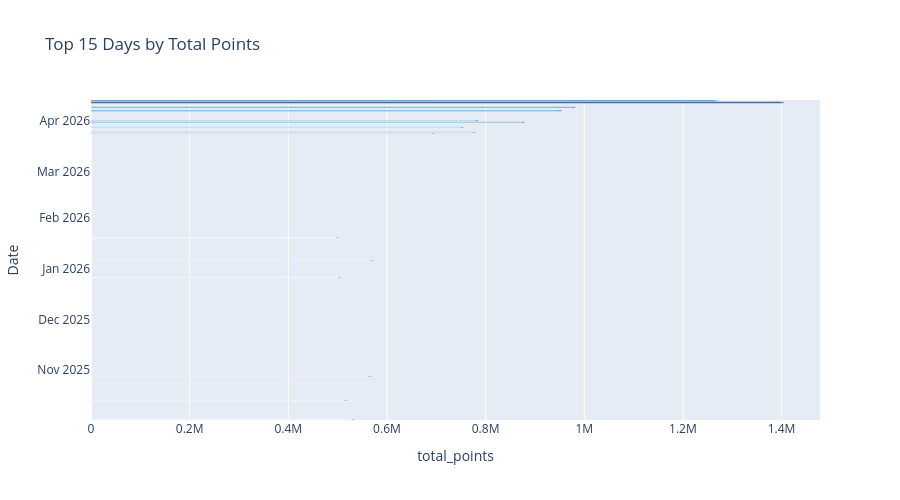

Write notebook code for a chart like this one.
### Markdown cell above
## 5. Best Days & Activity Heatmap

### Code cell
top_days = (
    df
    .group_by("date_completed")
    .agg([
        pl.col("points").sum().alias("total_points"),
        pl.len().alias("raids"),
    ])
    .sort("total_points", descending=True)
    .head(15)
    .sort("total_points")
)

fig = px.bar(
    top_days.to_pandas(),
    x="total_points",
    y=top_days["date_completed"].cast(pl.Utf8).to_list(),
    orientation="h",
    text="raids",
    title="Top 15 Days by Total Points",
    labels={"x": "Total Points", "y": "Date"},
    color="total_points",
    color_continuous_scale="Blues",
)
fig.update_traces(texttemplate="%{text} raids", textposition="inside")
fig.update_layout(height=500, coloraxis_showscale=False)
fig.show()

### Figure 1 — Plotly figure (JSON) as saved in the notebook; plotly's stock layout.template omitted (floating-point values rounded to 4 significant figures)
{"data": [{"hovertemplate": "total_points=%{marker.color}<br>Date=%{y}<br>raids=%{text}<extra></extra>", "legendgroup": "", "marker": {"color": [501932, 505982, 518670, 533362, 568467, 571428, 696131, 754575, 779287, 784349, 878780, 953245, 981951, 1269246, 1404003], "coloraxis": "coloraxis", "pattern": {"shape": ""}}, "name": "", "orientation": "h", "showlegend": false, "text": [8.0, 8.0, 6.0, 4.0, 13.0, 9.0, 1.0, 1.0, 3.0, 1.0, 2.0, 5.0, 8.0, 3.0, 5.0], "textposition": "inside", "texttemplate": "%{text} raids", "type": "bar", "x": [501932, 505982, 518670, 533362, 568467, 571428, 696131, 754575, 779287, 784349, 878780, 953245, 981951, 1269246, 1404003], "xaxis": "x", "y": ["2026-01-20", "2025-12-27", "2025-10-13", "2025-10-02", "2025-10-28", "2026-01-06", "2026-03-24", "2026-03-28", "2026-03-25", "2026-04-01", "2026-03-31", "2026-04-07", "2026-04-09", "2026-04-13", "2026-04-12"], "yaxis": "y"}], "layout": {"barmode": "relative", "coloraxis": {"colorbar": {"title": {"text": "total_points"}}, "colorscale": [[0, "rgb(247,251,255)"], [0.125, "rgb(222,235,247)"], [0.25, "rgb(198,219,239)"], [0.375, "rgb(158,202,225)"], [0.5, "rgb(107,174,214)"], [0.625, "rgb(66,146,198)"], [0.75, "rgb(33,113,181)"], [0.875, "rgb(8,81,156)"], [1, "rgb(8,48,107)"]], "showscale": false}, "height": 500, "legend": {"tracegroupgap": 0}, "title": {"text": "Top 15 Days by Total Points"}, "xaxis": {"anchor": "y", "domain": [0, 1], "title": {"text": "total_points"}}, "yaxis": {"anchor": "x", "domain": [0, 1], "title": {"text": "Date"}}}}
